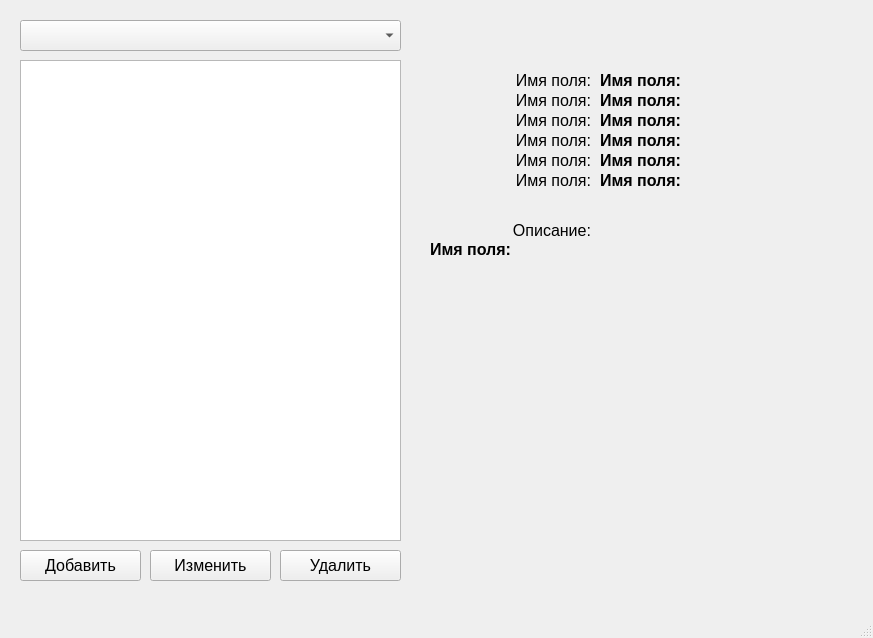
<?xml version="1.0" encoding="UTF-8"?>
<ui version="4.0">
 <class>form</class>
 <widget class="QMainWindow" name="form">
  <property name="geometry">
   <rect>
    <x>0</x>
    <y>0</y>
    <width>873</width>
    <height>638</height>
   </rect>
  </property>
  <property name="windowTitle">
   <string>База данных QtSTR</string>
  </property>
  <widget class="QWidget" name="centralwidget">
   <widget class="QWidget" name="widgetView" native="true">
    <property name="geometry">
     <rect>
      <x>10</x>
      <y>10</y>
      <width>401</width>
      <height>581</height>
     </rect>
    </property>
    <widget class="QComboBox" name="comboBox_tables">
     <property name="geometry">
      <rect>
       <x>10</x>
       <y>10</y>
       <width>381</width>
       <height>31</height>
      </rect>
     </property>
     <property name="font">
      <font>
       <pointsize>16</pointsize>
      </font>
     </property>
    </widget>
    <widget class="QListWidget" name="listWidget">
     <property name="geometry">
      <rect>
       <x>10</x>
       <y>50</y>
       <width>381</width>
       <height>481</height>
      </rect>
     </property>
     <property name="font">
      <font>
       <family>Courier</family>
       <pointsize>12</pointsize>
      </font>
     </property>
    </widget>
    <widget class="QPushButton" name="bAdd">
     <property name="geometry">
      <rect>
       <x>10</x>
       <y>540</y>
       <width>121</width>
       <height>31</height>
      </rect>
     </property>
     <property name="font">
      <font>
       <pointsize>12</pointsize>
      </font>
     </property>
     <property name="text">
      <string>Добавить</string>
     </property>
    </widget>
    <widget class="QPushButton" name="bRemove">
     <property name="geometry">
      <rect>
       <x>270</x>
       <y>540</y>
       <width>121</width>
       <height>31</height>
      </rect>
     </property>
     <property name="font">
      <font>
       <pointsize>12</pointsize>
      </font>
     </property>
     <property name="text">
      <string>Удалить</string>
     </property>
    </widget>
    <widget class="QPushButton" name="bEdit">
     <property name="geometry">
      <rect>
       <x>140</x>
       <y>540</y>
       <width>121</width>
       <height>31</height>
      </rect>
     </property>
     <property name="font">
      <font>
       <pointsize>12</pointsize>
      </font>
     </property>
     <property name="text">
      <string>Изменить</string>
     </property>
    </widget>
   </widget>
   <widget class="QWidget" name="widgetInfo" native="true">
    <property name="geometry">
     <rect>
      <x>420</x>
      <y>50</y>
      <width>441</width>
      <height>361</height>
     </rect>
    </property>
    <widget class="QLabel" name="label1info">
     <property name="geometry">
      <rect>
       <x>10</x>
       <y>20</y>
       <width>161</width>
       <height>20</height>
      </rect>
     </property>
     <property name="font">
      <font>
       <pointsize>12</pointsize>
      </font>
     </property>
     <property name="text">
      <string>Имя поля:</string>
     </property>
     <property name="alignment">
      <set>Qt::AlignRight|Qt::AlignTrailing|Qt::AlignVCenter</set>
     </property>
    </widget>
    <widget class="QLabel" name="label1data">
     <property name="geometry">
      <rect>
       <x>180</x>
       <y>20</y>
       <width>221</width>
       <height>20</height>
      </rect>
     </property>
     <property name="font">
      <font>
       <pointsize>12</pointsize>
       <weight>75</weight>
       <bold>true</bold>
      </font>
     </property>
     <property name="text">
      <string>Имя поля:</string>
     </property>
     <property name="alignment">
      <set>Qt::AlignLeading|Qt::AlignLeft|Qt::AlignVCenter</set>
     </property>
    </widget>
    <widget class="QLabel" name="label2data">
     <property name="geometry">
      <rect>
       <x>180</x>
       <y>40</y>
       <width>221</width>
       <height>20</height>
      </rect>
     </property>
     <property name="font">
      <font>
       <pointsize>12</pointsize>
       <weight>75</weight>
       <bold>true</bold>
      </font>
     </property>
     <property name="text">
      <string>Имя поля:</string>
     </property>
     <property name="alignment">
      <set>Qt::AlignLeading|Qt::AlignLeft|Qt::AlignVCenter</set>
     </property>
    </widget>
    <widget class="QLabel" name="label2info">
     <property name="geometry">
      <rect>
       <x>10</x>
       <y>40</y>
       <width>161</width>
       <height>20</height>
      </rect>
     </property>
     <property name="font">
      <font>
       <pointsize>12</pointsize>
      </font>
     </property>
     <property name="text">
      <string>Имя поля:</string>
     </property>
     <property name="alignment">
      <set>Qt::AlignRight|Qt::AlignTrailing|Qt::AlignVCenter</set>
     </property>
    </widget>
    <widget class="QLabel" name="label3info">
     <property name="geometry">
      <rect>
       <x>10</x>
       <y>60</y>
       <width>161</width>
       <height>20</height>
      </rect>
     </property>
     <property name="font">
      <font>
       <pointsize>12</pointsize>
      </font>
     </property>
     <property name="text">
      <string>Имя поля:</string>
     </property>
     <property name="alignment">
      <set>Qt::AlignRight|Qt::AlignTrailing|Qt::AlignVCenter</set>
     </property>
    </widget>
    <widget class="QLabel" name="label3data">
     <property name="geometry">
      <rect>
       <x>180</x>
       <y>60</y>
       <width>221</width>
       <height>20</height>
      </rect>
     </property>
     <property name="font">
      <font>
       <pointsize>12</pointsize>
       <weight>75</weight>
       <bold>true</bold>
      </font>
     </property>
     <property name="text">
      <string>Имя поля:</string>
     </property>
     <property name="alignment">
      <set>Qt::AlignLeading|Qt::AlignLeft|Qt::AlignVCenter</set>
     </property>
    </widget>
    <widget class="QLabel" name="label4info">
     <property name="geometry">
      <rect>
       <x>10</x>
       <y>80</y>
       <width>161</width>
       <height>20</height>
      </rect>
     </property>
     <property name="font">
      <font>
       <pointsize>12</pointsize>
      </font>
     </property>
     <property name="text">
      <string>Имя поля:</string>
     </property>
     <property name="alignment">
      <set>Qt::AlignRight|Qt::AlignTrailing|Qt::AlignVCenter</set>
     </property>
    </widget>
    <widget class="QLabel" name="label4data">
     <property name="geometry">
      <rect>
       <x>180</x>
       <y>80</y>
       <width>221</width>
       <height>20</height>
      </rect>
     </property>
     <property name="font">
      <font>
       <pointsize>12</pointsize>
       <weight>75</weight>
       <bold>true</bold>
      </font>
     </property>
     <property name="text">
      <string>Имя поля:</string>
     </property>
     <property name="alignment">
      <set>Qt::AlignLeading|Qt::AlignLeft|Qt::AlignVCenter</set>
     </property>
    </widget>
    <widget class="QLabel" name="label5info">
     <property name="geometry">
      <rect>
       <x>10</x>
       <y>100</y>
       <width>161</width>
       <height>20</height>
      </rect>
     </property>
     <property name="font">
      <font>
       <pointsize>12</pointsize>
      </font>
     </property>
     <property name="text">
      <string>Имя поля:</string>
     </property>
     <property name="alignment">
      <set>Qt::AlignRight|Qt::AlignTrailing|Qt::AlignVCenter</set>
     </property>
    </widget>
    <widget class="QLabel" name="label5data">
     <property name="geometry">
      <rect>
       <x>180</x>
       <y>100</y>
       <width>221</width>
       <height>20</height>
      </rect>
     </property>
     <property name="font">
      <font>
       <pointsize>12</pointsize>
       <weight>75</weight>
       <bold>true</bold>
      </font>
     </property>
     <property name="text">
      <string>Имя поля:</string>
     </property>
     <property name="alignment">
      <set>Qt::AlignLeading|Qt::AlignLeft|Qt::AlignVCenter</set>
     </property>
    </widget>
    <widget class="QLabel" name="labelDescTitle">
     <property name="geometry">
      <rect>
       <x>10</x>
       <y>170</y>
       <width>161</width>
       <height>20</height>
      </rect>
     </property>
     <property name="font">
      <font>
       <pointsize>12</pointsize>
      </font>
     </property>
     <property name="text">
      <string>Описание:</string>
     </property>
     <property name="alignment">
      <set>Qt::AlignRight|Qt::AlignTrailing|Qt::AlignVCenter</set>
     </property>
    </widget>
    <widget class="QLabel" name="labelDescription">
     <property name="geometry">
      <rect>
       <x>10</x>
       <y>190</y>
       <width>421</width>
       <height>61</height>
      </rect>
     </property>
     <property name="font">
      <font>
       <pointsize>12</pointsize>
       <weight>75</weight>
       <bold>true</bold>
      </font>
     </property>
     <property name="text">
      <string>Имя поля:</string>
     </property>
     <property name="alignment">
      <set>Qt::AlignLeading|Qt::AlignLeft|Qt::AlignTop</set>
     </property>
     <property name="wordWrap">
      <bool>true</bool>
     </property>
    </widget>
    <widget class="QLabel" name="label6data">
     <property name="geometry">
      <rect>
       <x>180</x>
       <y>120</y>
       <width>221</width>
       <height>20</height>
      </rect>
     </property>
     <property name="font">
      <font>
       <pointsize>12</pointsize>
       <weight>75</weight>
       <bold>true</bold>
      </font>
     </property>
     <property name="text">
      <string>Имя поля:</string>
     </property>
     <property name="alignment">
      <set>Qt::AlignLeading|Qt::AlignLeft|Qt::AlignVCenter</set>
     </property>
    </widget>
    <widget class="QLabel" name="label6info">
     <property name="geometry">
      <rect>
       <x>10</x>
       <y>120</y>
       <width>161</width>
       <height>20</height>
      </rect>
     </property>
     <property name="font">
      <font>
       <pointsize>12</pointsize>
      </font>
     </property>
     <property name="text">
      <string>Имя поля:</string>
     </property>
     <property name="alignment">
      <set>Qt::AlignRight|Qt::AlignTrailing|Qt::AlignVCenter</set>
     </property>
    </widget>
   </widget>
  </widget>
  <widget class="QMenuBar" name="menubar">
   <property name="geometry">
    <rect>
     <x>0</x>
     <y>0</y>
     <width>873</width>
     <height>22</height>
    </rect>
   </property>
  </widget>
  <widget class="QStatusBar" name="statusbar"/>
 </widget>
 <resources/>
 <connections/>
</ui>
